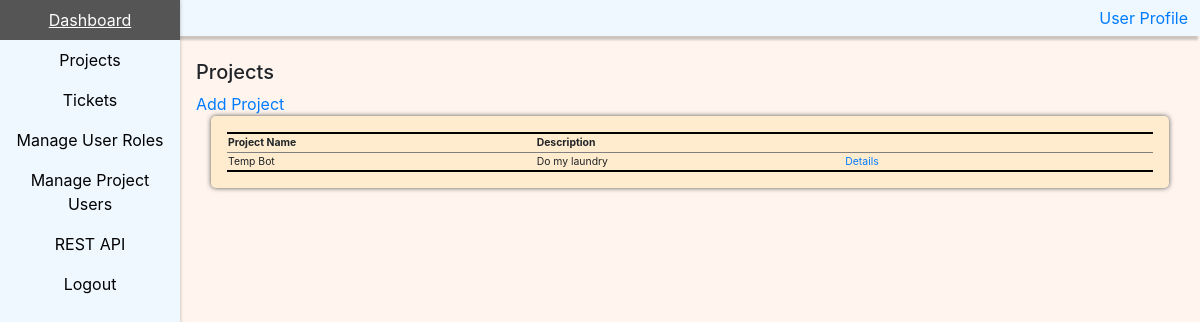
The app's page /projects/ (signed in), older data.
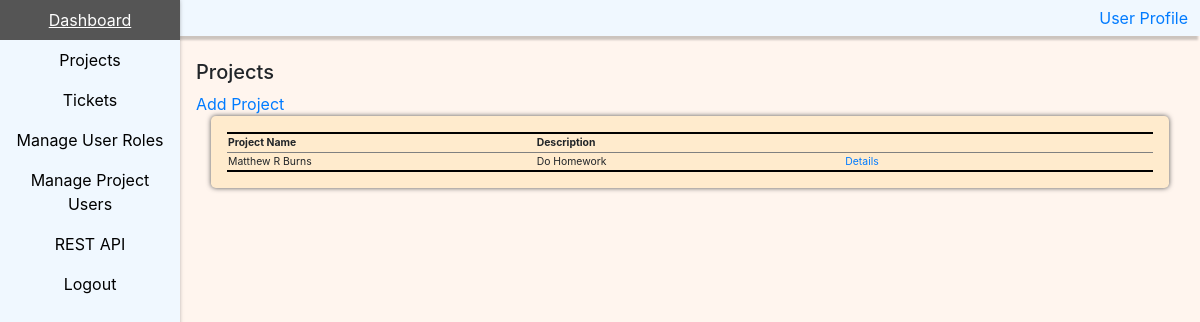
The same page, newer data.
### projects/models.py (models this page shows)
class Project(models.Model):
    name = models.CharField(max_length=30, primary_key=True)
    description = models.CharField(max_length=300)

### projects/views.py (the view)
# urls.py: path('projects/', project_views.project_home, name="projects"),
@login_required(login_url='/')
def project_home(request):
    page_data={"rows":[], "add_project":projectForm}
    populate_page_data(request, page_data)
    return render(request, 'projects/project_home.html', context=page_data)

### projects/views.py (called while the page is built)
def populate_page_data(request, page_data):
    project_objects = Project.objects.all()
    for projects in project_objects:
        row=[]
        row.append(projects.name)
        row.append(projects.description)
        page_data.get("rows").append(row)
    return

### templates/projects/project_home.html (shortened to what this page needs)
<!DOCTYPE html>
<html land="en">
  <head>
    {% load static %}
    <link rel="stylesheet" href="{% static 'style.css' %}" type="text/css"/>
  </head>
  <body>
    {% include "core/navigation_vertical.html" %}
    {% include "core/bootstrap.html" %}
    <div class="page_body">
      <h5> Projects </h5>
      <form>
        <a class="btm btm-primary" href='/add_project/'>Add Project</a>
      </form>
      <div class="container">
        <div class="jumbotron">
          <table class="info_tables">
            <tr class="info_tables">
              <th>Project Name</th>
              <th>Description</th>
              <th></th>
            </tr>
            {% for items in rows %}
            <tr class="info_tables">
              {% for cells in items %}
              <td class="info_tables">
                {{ cells }}
              </td>
              {% endfor %}
              <td class="info_tables">
                <a class="btm btm-primary" href="/projects/details/{{ items.0 }}/">Details</a>
              </td>
            </tr>
            {% endfor %}
          </table>
        </div>
      </div>
    </div>
  </body>
</html>

Row changes from the older to the newer data that the page shows:
removed Project: items "Temp Bot" "Do my laundry"
added Project: items "Matthew R Burns" "Do Homework"
